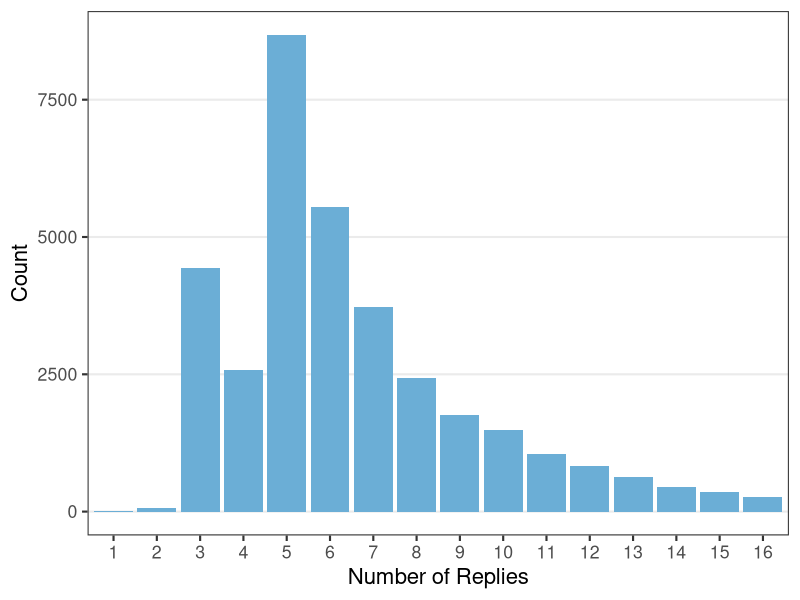
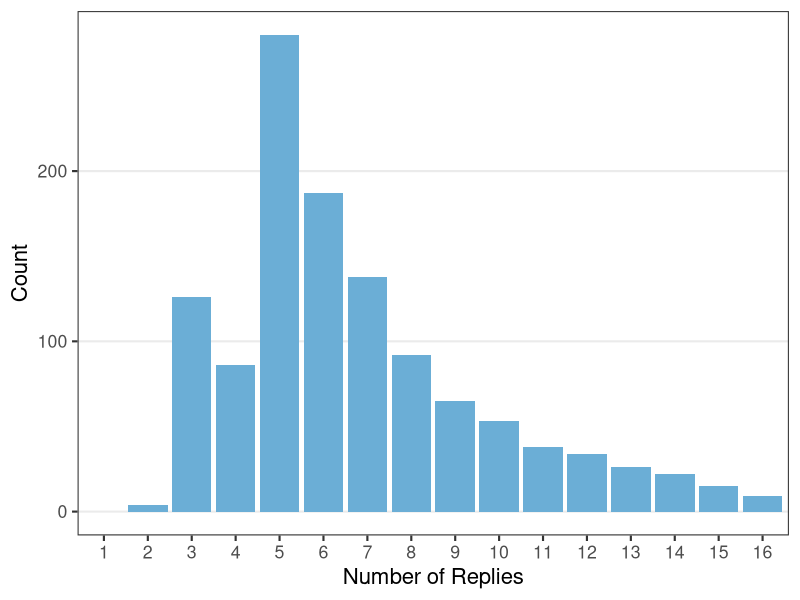
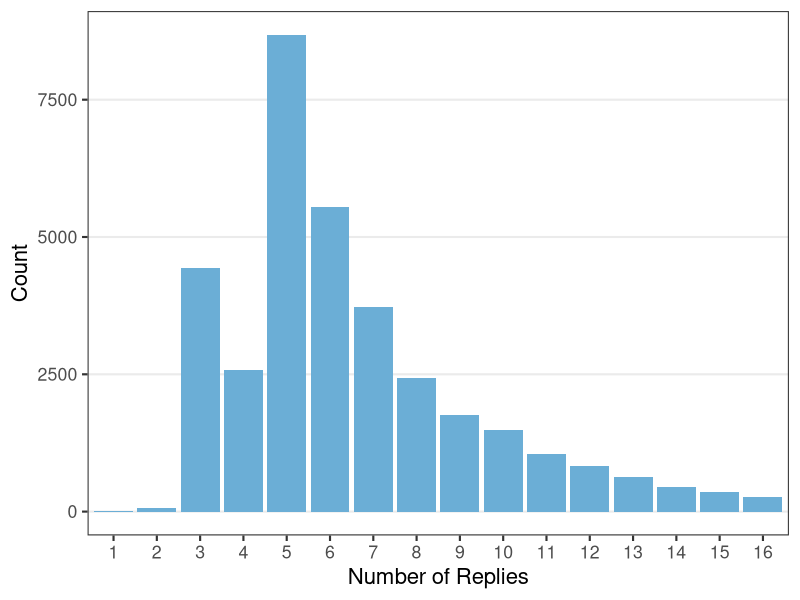
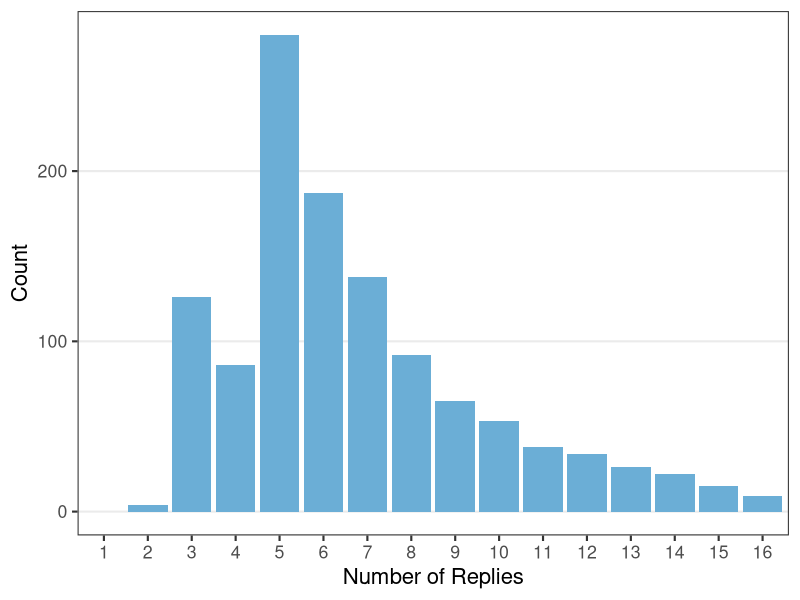

R code for these plots, in order:
library(tidyverse)
library(RColorBrewer)

# for all language model data

df <- read_csv('lm_num_replies.csv')

df$num_replies <- factor(df$num_replies, levels = df$num_replies)

# Basic barplot
p<-ggplot(data=df, aes(x=num_replies, y=count)) +
  geom_bar(stat="identity", fill=brewer.pal(7,"Blues")[4]) + theme_bw(base_size = 16) + 
  theme(panel.grid.major.x = element_blank(), panel.grid.minor = element_blank()) +
  ylab("Count") + xlab("Number of Replies")
  
p

ggsave('lm_num_replies.pdf', plot = last_plot(),
       scale = 1, width = 6, height = 3,
       dpi = 300)

# for classification data

df <- read_csv('cl_num_replies.csv')

df$num_replies <- factor(df$num_replies, levels = df$num_replies)

# Basic barplot
p<-ggplot(data=df, aes(x=num_replies, y=count)) +
  geom_bar(stat="identity", fill=brewer.pal(7,"Blues")[4]) + theme_bw(base_size = 16) + 
  theme(panel.grid.major.x = element_blank(), panel.grid.minor = element_blank()) +
  ylab("Count") + xlab("Number of Replies") 

p

ggsave('cl_num_replies.pdf', plot = last_plot(),
       scale = 1, width = 6, height = 3,
       dpi = 300)

